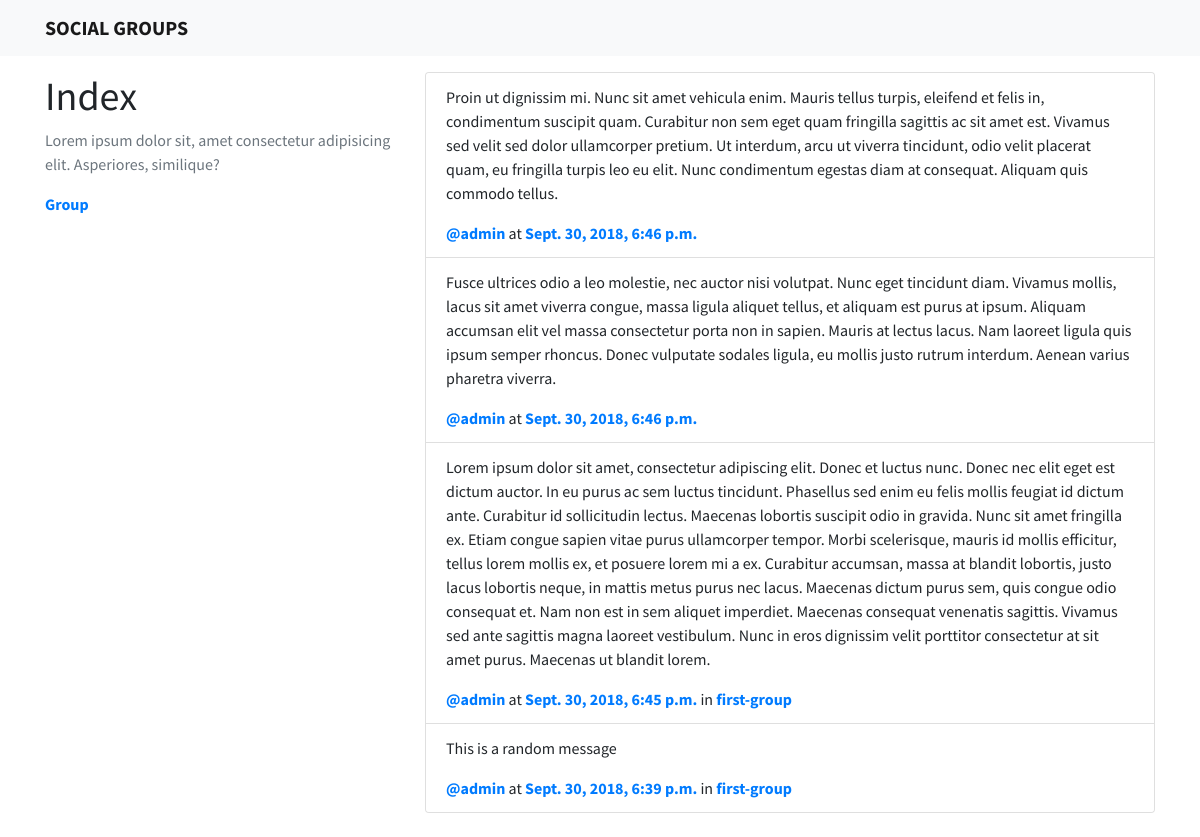
The page / on the database its author committed.
### posts/models.py (models this page shows, shortened)
class Post(models.Model):
    user = models.ForeignKey(
        User, on_delete=models.CASCADE, related_name='user', default=current_user)
    created_at = models.DateTimeField(auto_now=True)
    message = models.TextField()
    group = models.ForeignKey(
        Group, on_delete=models.CASCADE, null=True, blank=True)
    class Meta:
        ordering = ['-pk', ]

### groups/models.py (models this page shows)
class Group(models.Model):
    name = models.CharField(max_length=50)
    description = models.TextField(blank=True, null=True)
    user = models.ManyToManyField(User)
    def __str__(self):
        return self.name
    class Meta:
        ordering = ['-pk', ]

### sgroups/views.py (the view)
# urls.py: path('', main_views.index, name='home'),
def index(request):
    post_list = Post.objects.all()
    return render(request, "index.html", {
        "posts": post_list,
    })

### templates/index.html
{% extends "base.html" %}
{% block content %}
<div class="row mt-3">
    <div class="col-4">
        <h1>Index</h1>
        <p class="text-muted">Lorem ipsum dolor sit, amet consectetur adipisicing elit. Asperiores, similique?</p>
        <ul class="list-inline">
            <li class="list-inline-item"><a href="{% url 'group' %}"><b>Group</b></a></li>
        </ul>
    </div>
    <div class="col-8">
        <div class="card mb-4">
            <ul class="list-group list-group-flush">
                {% for post in posts %}
                <li class="list-group-item">
                    <p>{{ post.message }}</p>
                    <a href=""><b>@{{ post.user }}</b></a>
                    at <a href=""><b> {{ post.created_at }}</b></a>
                    {% if post.group %}
                    in <a href=""><b> {{ post.group }}</b></a>
                    {% endif %}
                </li>
                {% endfor %}
            </ul>
        </div>
    </div>
</div>
{% endblock content %}

### templates/base.html (shortened to what this page needs)
<!doctype html>
<html lang="en">
<head>
    <link rel="stylesheet" href="https://stackpath.bootstrapcdn.com/bootstrap/4.1.3/css/bootstrap.min.css"
>
</head>
<body>
    <nav class="navbar navbar-expand-lg navbar-light bg-light">
        <div class="container">
            <a class="navbar-brand" href="#"><b>SOCIAL GROUPS</b></a>
        </div>
    </nav>
    <div class="container">
        {% block content %}
        {% endblock content %}
    </div>
</body>
</html>

### templates/base.html (style rules this page uses)
body { font-family: 'Source Sans Pro', sans-serif; }

### rows shown on the page
Post: message "Proin ut dignissim mi. Nunc sit amet vehicula enim. Mauris tellus turpis, eleifend et felis in, condimentum suscipit quam. Curabitur non sem eget quam fringilla sagittis ac sit amet est. Vivamus sed velit sed dolor ullamcorper pretium. Ut interdum, arcu ut viverra tincidunt, odio velit placerat quam, eu fringilla turpis leo eu elit. Nunc condimentum egestas diam at consequat. Aliquam quis commodo tellus.", user "admin", created_at "Sept. 30, 2018, 6:46 p.m."
Post: message "Fusce ultrices odio a leo molestie, nec auctor nisi volutpat. Nunc eget tincidunt diam. Vivamus mollis, lacus sit amet viverra congue, massa ligula aliquet tellus, et aliquam est purus at ipsum. Aliquam accumsan elit vel massa consectetur porta non in sapien. Mauris at lectus lacus. Nam laoreet ligula quis ipsum semper rhoncus. Donec vulputate sodales ligula, eu mollis justo rutrum interdum. Aenean varius pharetra viverra.", user "admin", created_at "Sept. 30, 2018, 6:46 p.m."
Post: message "Lorem ipsum dolor sit amet, consectetur adipiscing elit. Donec et luctus nunc. Donec nec elit eget est dictum auctor. In eu purus ac sem luctus tincidunt. Phasellus sed enim eu felis mollis feugiat id dictum ante. Curabitur id sollicitudin lectus. Maecenas lobortis suscipit odio in gravida. Nunc sit amet fringilla ex. Etiam congue sapien vitae purus ullamcorper tempor. Morbi scelerisque, mauris id mollis efficitur, tellus lorem mollis ex, et posuere lorem mi a ex. Curabitur accumsan, massa at blandit lobortis, justo lacus lobortis neque, in mattis metus purus nec lacus. Maecenas dictum purus sem, quis congue odio consequat et. Nam non est in sem aliquet imperdiet. Maecenas consequat…", user "admin", created_at "Sept. 30, 2018, 6:45 p.m.", group "first-group"
Post: message "This is a random message", user "admin", created_at "Sept. 30, 2018, 6:39 p.m.", group "first-group"
